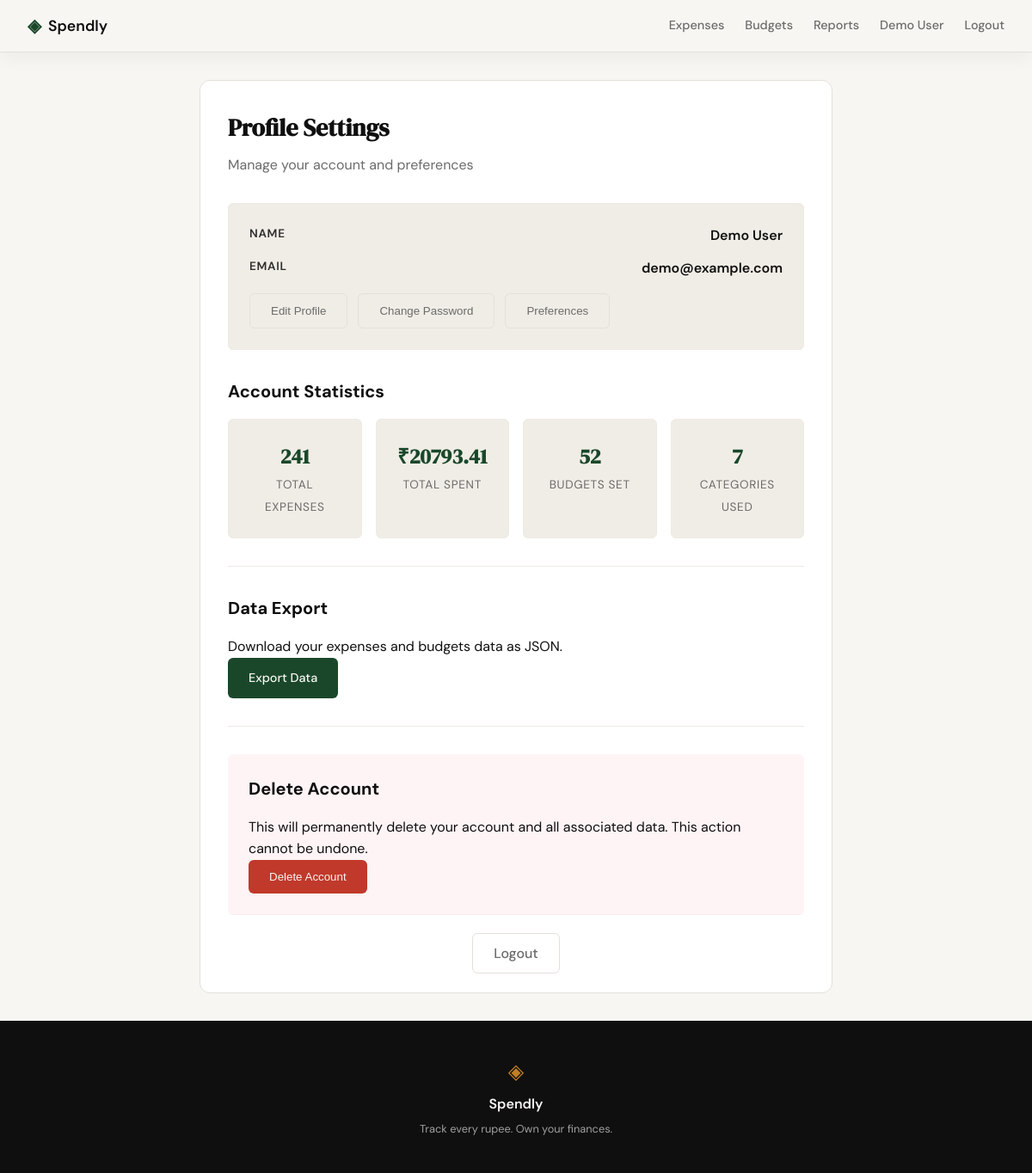
Screenshot of /profile (signed in) with the database file from the repository.
### tables this page shows
CREATE TABLE users (
            id INTEGER PRIMARY KEY AUTOINCREMENT,
            name TEXT NOT NULL,
            email TEXT UNIQUE NOT NULL,
            password_hash TEXT NOT NULL
        , avatar TEXT DEFAULT 'avatars/avatar1.svg');

### app.py (the view, shortened to what this page needs)
@app.route("/profile", methods=["GET", "POST"])
def profile():
    if "user_id" not in session:
        return redirect(url_for("login"))
    db = get_db()
    user = db.execute("SELECT * FROM users WHERE id = ?", (session["user_id"],)).fetchone()
    if not user:
        session.clear()
        return redirect(url_for("login"))
    total_expenses = db.execute("SELECT COUNT(*) as count, SUM(amount) as total FROM expenses WHERE user_id = ?", (session["user_id"],)).fetchone()
    total_budgets = db.execute("SELECT COUNT(*) as count FROM budgets WHERE user_id = ?", (session["user_id"],)).fetchone()
    total_categories = db.execute("SELECT COUNT(DISTINCT category_id) as count FROM expenses WHERE user_id = ? AND category_id IS NOT NULL", (session["user_id"],)).fetchone()
    stats = {
        'total_expenses_count': total_expenses['count'] or 0,
        'total_expenses_amount': total_expenses['total'] or 0,
        'total_budgets': total_budgets['count'] or 0,
        'total_categories': total_categories['count'] or 0,
        'account_created': user['id']  # Placeholder, since no created_at
    }
    edit_section = request.args.get('edit', '')
    show_profile_form = edit_section == 'profile'
    show_password_form = edit_section == 'password'
    show_preferences_form = edit_section == 'preferences'
    db.close()
    return render_template("profile.html", user=user, stats=stats,
                           show_profile_form=show_profile_form,
                           show_password_form=show_password_form,
                           show_preferences_form=show_preferences_form)

### database/db.py (called while the page is built)
def get_db():
    conn = sqlite3.connect('expenses.db')
    conn.row_factory = sqlite3.Row
    conn.execute('PRAGMA foreign_keys = ON')
    return conn

### templates/profile.html (shortened to what this page needs)
{% extends "base.html" %}
{% block content %}
<div class="profile-container">
    <div class="profile-card">
        <div class="profile-header">
            <h1>Profile Settings</h1>
            <p>Manage your account and preferences</p>
        </div>
        <div class="profile-summary">
            <div class="details-row">
                <span class="details-label">Name</span>
                <span class="details-value">{{ user['name'] }}</span>
            </div>
            <div class="details-row">
                <span class="details-label">Email</span>
                <span class="details-value">{{ user['email'] }}</span>
            </div>
            <div class="summary-actions">
                <button type="button" class="btn-secondary" id="edit-profile-btn">Edit Profile</button>
                <button type="button" class="btn-secondary" id="change-password-btn">Change Password</button>
                <button type="button" class="btn-secondary" id="preferences-btn">Preferences</button>
            </div>
        </div>
        <div class="profile-section">
            <h2>Account Statistics</h2>
            <div class="stats-grid">
                <div class="stat-card">
                    <span class="stat-value">{{ stats.total_expenses_count }}</span>
                    <span class="stat-label">Total Expenses</span>
                </div>
                <div class="stat-card">
                    <span class="stat-value">₹{{ "%.2f"|format(stats.total_expenses_amount) }}</span>
                    <span class="stat-label">Total Spent</span>
                </div>
                <div class="stat-card">
                    <span class="stat-value">{{ stats.total_budgets }}</span>
                    <span class="stat-label">Budgets Set</span>
                </div>
                <div class="stat-card">
                    <span class="stat-value">{{ stats.total_categories }}</span>
                    <span class="stat-label">Categories Used</span>
                </div>
            </div>
        </div>
        <div class="profile-section">
            <h2>Data Export</h2>
            <p>Download your expenses and budgets data as JSON.</p>
            <a href="{{ url_for('export_data') }}" class="btn-primary">Export Data</a>
        </div>
        <div class="profile-section danger">
            <h2>Delete Account</h2>
            <p>This will permanently delete your account and all associated data. This action cannot be undone.</p>
            <form method="POST" action="{{ url_for('delete_account') }}" onsubmit="return confirm('Are you sure you want to delete your account? This cannot be undone.')">
                <button type="submit" class="btn-danger">Delete Account</button>
            </form>
        </div>
        <div class="profile-actions">
            <a href="{{ url_for('logout') }}" class="btn-secondary">Logout</a>
        </div>
    </div>
</div>
{% endblock %}

### templates/base.html (shortened to what this page needs)
<!DOCTYPE html>
<html lang="en">
<head>
    <link rel="stylesheet" href="{{ url_for('static', filename='css/style.css') }}">
</head>
<body>
    <nav class="navbar">
        <div class="nav-inner">
            <a href="{{ url_for('landing') }}" class="nav-brand">
                <span class="brand-icon">◈</span>
                <span class="brand-name">Spendly</span>
            </a>
            <div class="nav-links">
                {% if session.get('user_id') %}
                    <a href="{{ url_for('expenses') }}">Expenses</a>
                    <a href="{{ url_for('budgets') }}">Budgets</a>
                    <a href="{{ url_for('reports') }}">Reports</a>
                    <a href="{{ url_for('profile') }}">{{ session.get('user_name', 'Profile') }}</a>
                    <a href="{{ url_for('logout') }}">Logout</a>
                {% else %}
                    <a href="{{ url_for('login') }}">Sign in</a>
                    <a href="{{ url_for('register') }}" class="nav-cta">Get started</a>
                {% endif %}
            </div>
        </div>
    </nav>
    <main class="main-content">
        {% block content %}{% endblock %}
    </main>
    <footer class="footer">
        <div class="footer-inner">
            <span class="brand-icon">◈</span>
            <span class="footer-name">Spendly</span>
            <p class="footer-copy">Track every rupee. Own your finances.</p>
        </div>
    </footer>
</body>
</html>

### static/css/style.css (style rules this page uses)
:root { --ink: #0f0f0f; --ink-soft: #2d2d2d; --ink-muted: #6b6b6b; --ink-faint: #a0a0a0; --paper: #f7f6f3; --paper-warm: #f0ede6; --paper-card: #ffffff; --accent: #1a472a; --accent-light: #e8f0eb; --accent-2: #c17f24; --accent-2-light: #fdf3e3; --danger: #c0392b; --danger-light: #fdecea; --border: #e4e1da; --border-soft: #eeebe4; --font-display: 'DM Serif Display', Georgia, serif; --font-body: 'DM Sans', system-ui, sans-serif; --max-width: 1200px; --auth-width: 440px; --radius-sm: 6px; --radius-md: 12px; --radius-lg: 20px; }
*, *::before, *::after { box-sizing: border-box; margin: 0; padding: 0; }
html { font-size: 16px; scroll-behavior: smooth; }
body { background: var(--paper); color: var(--ink); font-family: var(--font-body); font-size: 1rem; line-height: 1.6; -webkit-font-smoothing: antialiased; }
a { color: inherit; text-decoration: none; }
.navbar { position: sticky; top: 0; z-index: 100; background: var(--paper); border-bottom: 1px solid var(--border); box-shadow: 0 8px 20px rgba(15, 15, 15, 0.04); padding: 0 2rem; }
.nav-inner { max-width: var(--max-width); margin: 0 auto; height: 60px; display: flex; align-items: center; justify-content: space-between; }
.nav-brand { display: flex; align-items: center; gap: 0.5rem; font-family: var(--font-body); font-weight: 600; font-size: 1.1rem; color: var(--ink); }
.brand-icon { color: var(--accent); font-size: 1.3rem; }
.brand-name { color: var(--ink); }
.nav-links { display: flex; align-items: center; gap: 1.5rem; font-size: 0.9rem; font-weight: 500; }
.nav-links a { color: var(--ink-muted); transition: color 0.2s, background 0.2s, transform 0.2s; }
.main-content { min-height: calc(100vh - 60px - 100px); }
.btn-primary { display: inline-block; background: var(--ink); color: var(--paper); padding: 0.65rem 1.5rem; border-radius: var(--radius-sm); font-family: var(--font-body); font-size: 0.9rem; font-weight: 500; cursor: pointer; border: none; transition: background 0.2s; text-decoration: none; }
.footer { background: var(--ink); color: var(--paper); padding: 2.5rem 2rem; text-align: center; }
.footer-inner { display: flex; flex-direction: column; align-items: center; gap: 0.4rem; }
.footer .brand-icon { color: var(--accent-2); font-size: 1.5rem; }
.footer-name { font-weight: 600; font-size: 1rem; }
.footer-copy { font-size: 0.8rem; color: var(--ink-faint); }

### rows the page displays
users: get "Demo User", name "Demo User", email "demo@example.com"

### other values shown
{{ stats.total_expenses_count }} "241"
{{ "%.2f"|format(stats.total_expenses_amount) }} "20793.41"
{{ stats.total_budgets }} "52"
{{ stats.total_categories }} "7"
